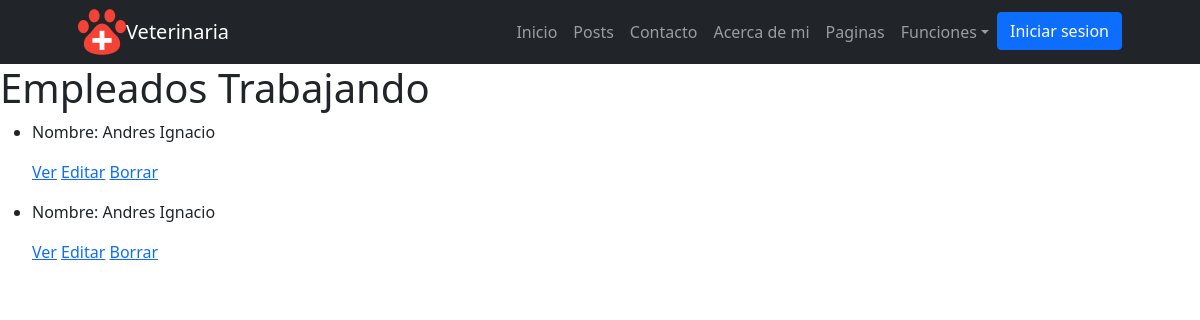
/empleados/list/, run on an earlier commit of the app's database.
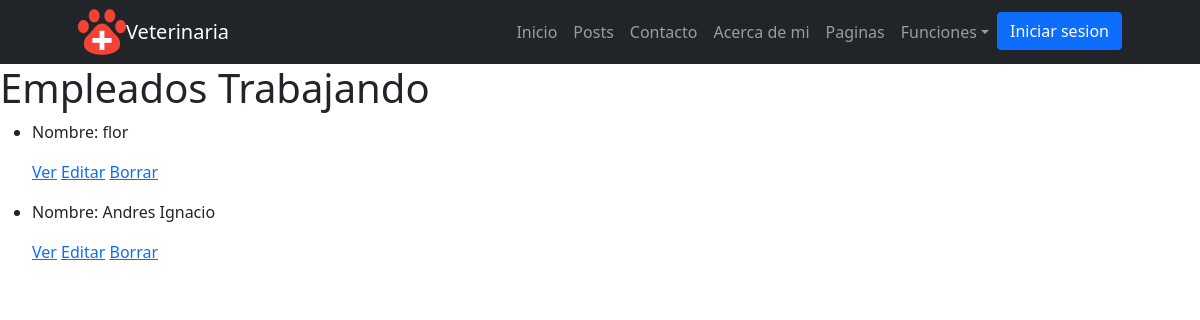
And on a later commit of the database.
### veterinaria/models.py (models this page shows, shortened)
class Empleados(models.Model):
    nombre=models.CharField(max_length=50)
    apellido=models.CharField(max_length=50)
    dni = models.IntegerField(primary_key=True)
    telefono = models.IntegerField(null=True)
    cargo = models.CharField(max_length=50)
    email = models.EmailField(max_length=254,null=True)
    imagen = models.ImageField(upload_to='empleados/',null=True)

### veterinaria/views.py (the view)
class EmpleadosList(ListView , LoginRequiredMixin):
    model = Empleados
    template_name = 'veterinaria/empleados_funciones/empleados_list.html'
    context_object_name = 'empleados'
    titulo= 'Empleados trabajando'

### veterinaria/templates/veterinaria/empleados_funciones/empleados_list.html
<!DOCTYPE html>
{% extends 'veterinaria/padre.html' %}
{% block content %}
<h1>Empleados Trabajando</h1>
    <ul>
        {% for empleado in object_list %}
        <li>
            <p>Nombre: {{empleado.nombre}}</p>
            <p>
                <a href="{%url 'empleados_detail' empleado.dni%}">Ver</a>
                <a href="{%url 'empleados_update' empleado.dni%}">Editar</a>
                <a href="{%url 'empleados_delete' empleado.dni%}">Borrar</a>
            </p>
        </li>
        {%endfor%}
    </ul>
<br><br><br><br><br><br><br><br><br>
{% endblock %}

### veterinaria/templates/veterinaria/padre.html (shortened to what this page needs)
<!DOCTYPE html>
<html lang="en">
    <head>
        {% load static  %}
        <link href="https://cdn.jsdelivr.net/npm/bootstrap-icons@1.5.0/font/bootstrap-icons.css" rel="stylesheet" />
        <link href="{% static 'veterinaria/css/styles.css'%}" rel="stylesheet" />
    </head>
    <body class="d-flex flex-column h-100">
        <main class="flex-shrink-0">
            <nav class="navbar navbar-expand-lg navbar-dark bg-dark">
                <div class="container px-5">
                    <img src="{%static 'veterinaria/assets/icons8-veterinarian-48.png'%}" alt=""><a class="navbar-brand" mx-8  href="{% url 'index' %}" >Veterinaria</a>
                    <div class="collapse navbar-collapse" id="navbarSupportedContent">
                        <ul class="navbar-nav ms-auto mb-2 mb-lg-0">
                            <li class="nav-item"><a class="nav-link" href="{% url 'index' %}">Inicio</a></li>
                            <li class="nav-item"><a class="nav-link" href="{% url 'posts' %}">Posts</a></li>
                            <li class="nav-item"><a class="nav-link" href="{% url 'contacto' %}">Contacto</a></li>
                            <li class="nav-item"><a class="nav-link" href="{% url 'about' %}">Acerca de mi</a></li>
                            <li class="nav-item"><a class="nav-link" href="{% url 'pages' %}">Paginas</a></li>
                            <li class="nav-item dropdown">
                                <a class="nav-link dropdown-toggle" href="#" id="navbarScrollingDropdown" role="button" data-bs-toggle="dropdown" aria-expanded="false">Funciones</a>
                            <li class="nav-item">
                                {% if not request.user.is_authenticated %}
                                    <a class="btn btn-primary" href="{% url 'login' %}">Iniciar sesion</a>
                                {% endif %}
                            </li>
                        </ul>
                    </div>
                </div>
            </nav>
            {% block content %}{% endblock content %}
    </body>
</html>

What changed in the data, as far as the page shows it:
removed Empleados: nombre "Andres Ignacio"
added Empleados: nombre "flor"
